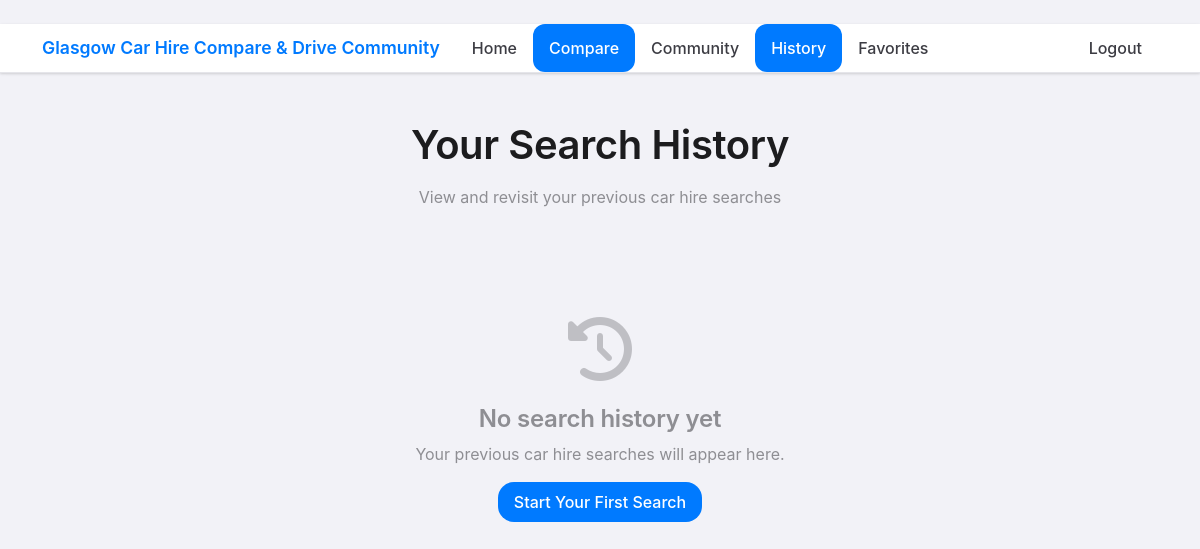
Before: /pricing/history/ (signed in) with the older database file.
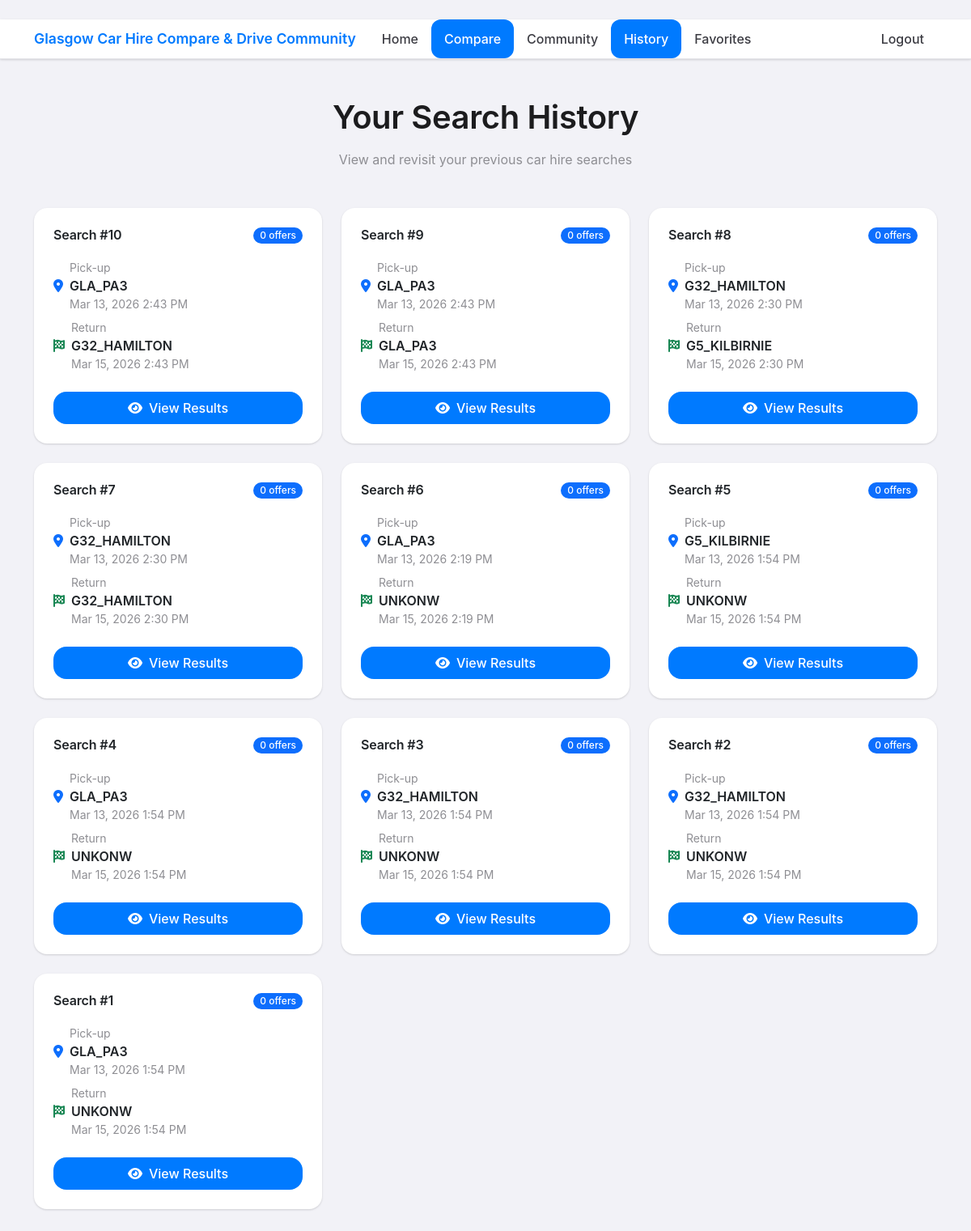
After: the same page with the newer database file.
### pricing/models.py (models this page shows, shortened)
class QuoteSearch(models.Model):
    class Status(models.TextChoices):
        PENDING = "PENDING"
        READY = "READY"
        FAILED = "FAILED"
    user = models.ForeignKey(
        settings.AUTH_USER_MODEL,
        on_delete=models.SET_NULL,
        null=True,
        blank=True,
        related_name="quote_searches",
    )
    market = models.CharField(max_length=10, default="UK")
    locale = models.CharField(max_length=20, default="en-GB")
    currency = models.CharField(max_length=10, default="GBP")
    pickup_entity_id = models.CharField(max_length=32)
    return_entity_id = models.CharField(max_length=32)
    pickup_datetime = models.DateTimeField()
    dropoff_datetime = models.DateTimeField()
    driver_age = models.PositiveSmallIntegerField()
    included_agent_ids = models.JSONField(null=True, blank=True)  # e.g. ["vipd","sixt"]
    session_token = models.CharField(max_length=256, null=True, blank=True)
    status = models.CharField(max_length=16, choices=Status.choices, default=Status.PENDING)
    error_message = models.TextField(null=True, blank=True)
    created_at = models.DateTimeField(auto_now_add=True)
    updated_at = models.DateTimeField(auto_now=True)

### pricing/views.py (the view)
# urls.py: path("history/",views.pricing_history, name = "pricing_history"),
@login_required
def pricing_history(request):
    searches = (
        QuoteSearch.objects
        .filter(user=request.user)
        .order_by("-created_at", "-id")
        .prefetch_related("offers")
    )
    return render(request, "pricing/history.html", {"searches": searches})

### templates/pricing/history.html (shortened to what this page needs)
{% extends "base.html" %}
{% block content %}
<div class="text-center mb-5">
  <h1 class="mb-3">Your Search History</h1>
  <p class="text-muted">View and revisit your previous car hire searches</p>
</div>
<div class="row g-4">
  {% for search in searches %}
  <div class="col-md-6 col-lg-4">
    <div class="card h-100">
      <div class="card-body">
        <div class="d-flex justify-content-between align-items-start mb-3">
          <h6 class="card-title mb-1">Search #{{ search.id }}</h6>
          <span class="badge bg-primary">{{ search.offers.count }} offers</span>
        </div>
        <div class="mb-4">
          <div class="d-flex align-items-center mb-2">
            <i class="fas fa-map-marker-alt text-primary me-2"></i>
            <div>
              <small class="text-muted d-block">Pick-up</small>
              <div class="fw-semibold">{{ search.pickup_entity_id }}</div>
              <small class="text-muted">{{ search.pickup_datetime|date:"M j, Y g:i A" }}</small>
            </div>
          </div>
          <div class="d-flex align-items-center">
            <i class="fas fa-flag-checkered text-success me-2"></i>
            <div>
              <small class="text-muted d-block">Return</small>
              <div class="fw-semibold">{{ search.return_entity_id }}</div>
              <small class="text-muted">{{ search.dropoff_datetime|date:"M j, Y g:i A" }}</small>
            </div>
          </div>
        </div>
        <a href="/pricing/results/{{ search.id }}/" class="btn btn-primary w-100">
          <i class="fas fa-eye me-2"></i>View Results
        </a>
      </div>
    </div>
  </div>
  {% empty %}
  <div class="col-12">
    <div class="empty-state">
      <i class="fas fa-history fa-4x text-muted mb-4"></i>
      <h4>No search history yet</h4>
      <p>Your previous car hire searches will appear here.</p>
      <a href="/pricing/search/" class="btn btn-primary">Start Your First Search</a>
    </div>
  </div>
  {% endfor %}
</div>
{% endblock %}

### templates/base.html (shortened to what this page needs)
﻿{% load static %}
<!doctype html>
<html lang="zh">
<head>
  <link href="https://cdn.jsdelivr.net/npm/bootstrap@5.3.3/dist/css/bootstrap.min.css" rel="stylesheet">
  <link rel="stylesheet" href="https://cdnjs.cloudflare.com/ajax/libs/font-awesome/6.4.0/css/all.min.css">
  <link rel="stylesheet" href="{% static 'css/community.css' %}">
</head>
<body>
<nav class="navbar navbar-expand-lg navbar-light sticky-top">
  <div class="container">
    <a class="navbar-brand" href="/">Glasgow Car Hire Compare & Drive Community</a>
    <div class="collapse navbar-collapse" id="navbarNav">
      <ul class="navbar-nav me-auto">
        <li class="nav-item">
          <a class="nav-link {% if request.resolver_match.url_name == 'home' %}active{% endif %}" href="/">Home</a>
        </li>
        <li class="nav-item">
          <a class="nav-link {% if 'pricing' in request.path %}active{% endif %}" href="/pricing/search/">Compare</a>
        </li>
        <li class="nav-item">
          <a class="nav-link {% if 'community' in request.path %}active{% endif %}" href="/community/">Community</a>
        </li>
        {% if user.is_authenticated %}
        <li class="nav-item">
          <a class="nav-link {% if 'history' in request.path %}active{% endif %}" href="/pricing/history/">History</a>
        </li>
        <li class="nav-item">
          <a class="nav-link {% if 'favorites' in request.path %}active{% endif %}" href="/pricing/favorites/">Favorites</a>
        </li>
        {% endif %}
      </ul>
      <ul class="navbar-nav">
        {% if user.is_authenticated %}
        <li class="nav-item">
          <form method="post" action="/accounts/logout/" class="d-inline">
            <button type="submit" class="btn btn-link nav-link px-0">Logout</button>
          </form>
        </li>
        {% endif %}
      </ul>
    </div>
  </div>
</nav>
<main class="container py-5">
  {% block content %}{% endblock %}
</main>
</body>
</html>

### static/css/community.css (style rules this page uses)
:root { --apple-blue: #007AFF; --apple-gray: #F2F2F7; --apple-light-gray: #E5E5EA; --apple-dark-gray: #8E8E93; --apple-text: #1C1C1E; --apple-secondary-text: #3C3C43; --apple-white: #FFFFFF; --apple-shadow: 0 1px 3px rgba(0, 0, 0, 0.1), 0 1px 2px rgba(0, 0, 0, 0.06); --apple-shadow-lg: 0 10px 25px rgba(0, 0, 0, 0.1), 0 4px 10px rgba(0, 0, 0, 0.05); --border-radius: 16px; --border-radius-sm: 12px; --border-radius-lg: 20px; }
* { box-sizing: border-box; }
body { background-color: var(--apple-gray); font-family: -apple-system, BlinkMacSystemFont, 'SF Pro Display', 'SF Pro Text', 'Helvetica Neue', Helvetica, Arial, sans-serif; color: var(--apple-text); line-height: 1.5; -webkit-font-smoothing: antialiased; -moz-osx-font-smoothing: grayscale; }
.navbar { background-color: var(--apple-white); backdrop-filter: blur(20px); -webkit-backdrop-filter: blur(20px); border-bottom: 1px solid var(--apple-light-gray); padding: 0; box-shadow: var(--apple-shadow); }
.navbar-brand { font-weight: 600; color: var(--apple-blue) !important; font-size: 1.1rem; }
.nav-link { color: var(--apple-secondary-text) !important; font-weight: 500; padding: 12px 16px !important; border-radius: var(--border-radius-sm); transition: all 0.2s ease; }
.nav-link.active { background-color: var(--apple-blue); color: var(--apple-white) !important; }
.btn { border-radius: var(--border-radius); font-weight: 500; padding: 8px 16px; transition: all 0.2s ease; border: none; }
.btn-primary { background-color: var(--apple-blue); color: var(--apple-white); }
.card { background-color: var(--apple-white); border: none; border-radius: var(--border-radius); box-shadow: var(--apple-shadow); transition: all 0.3s ease; overflow: hidden; }
.card-body { padding: 24px; }
.badge { border-radius: 12px; font-weight: 500; padding: 4px 8px; }
h1, h2, h3, h4, h5, h6 { font-weight: 600; letter-spacing: -0.01em; margin-bottom: 16px; }
.text-muted { color: var(--apple-dark-gray) !important; }

Changed rows visible on the page:
added QuoteSearch: id "10", offers.count "0", pickup_entity_id "GLA_PA3", pickup_datetime "Mar 13, 2026 2:43 PM", return_entity_id "G32_HAMILTON", dropoff_datetime "Mar 15, 2026 2:43 PM"
added QuoteSearch: id "9", offers.count "0", pickup_entity_id "GLA_PA3", pickup_datetime "Mar 13, 2026 2:43 PM", return_entity_id "GLA_PA3", dropoff_datetime "Mar 15, 2026 2:43 PM"
added QuoteSearch: id "8", offers.count "0", pickup_entity_id "G32_HAMILTON", pickup_datetime "Mar 13, 2026 2:30 PM", return_entity_id "G5_KILBIRNIE", dropoff_datetime "Mar 15, 2026 2:30 PM"
added QuoteSearch: id "7", offers.count "0", pickup_entity_id "G32_HAMILTON", pickup_datetime "Mar 13, 2026 2:30 PM", return_entity_id "G32_HAMILTON", dropoff_datetime "Mar 15, 2026 2:30 PM"
added QuoteSearch: id "6", offers.count "0", pickup_entity_id "GLA_PA3", pickup_datetime "Mar 13, 2026 2:19 PM", return_entity_id "UNKONW", dropoff_datetime "Mar 15, 2026 2:19 PM"
added QuoteSearch: id "5", offers.count "0", pickup_entity_id "G5_KILBIRNIE", pickup_datetime "Mar 13, 2026 1:54 PM", return_entity_id "UNKONW", dropoff_datetime "Mar 15, 2026 1:54 PM"
added QuoteSearch: id "4", offers.count "0", pickup_entity_id "GLA_PA3", pickup_datetime "Mar 13, 2026 1:54 PM", return_entity_id "UNKONW", dropoff_datetime "Mar 15, 2026 1:54 PM"
added QuoteSearch: id "3", offers.count "0", pickup_entity_id "G32_HAMILTON", pickup_datetime "Mar 13, 2026 1:54 PM", return_entity_id "UNKONW", dropoff_datetime "Mar 15, 2026 1:54 PM"
added QuoteSearch: id "2", offers.count "0", pickup_entity_id "G32_HAMILTON", pickup_datetime "Mar 13, 2026 1:54 PM", return_entity_id "UNKONW", dropoff_datetime "Mar 15, 2026 1:54 PM"
added QuoteSearch: id "1", offers.count "0", pickup_entity_id "GLA_PA3", pickup_datetime "Mar 13, 2026 1:54 PM", return_entity_id "UNKONW", dropoff_datetime "Mar 15, 2026 1:54 PM"
Other visible differences:
text no longer shown: "No search history yet Your previous car hire searches will appear here. Start Your First Search"
